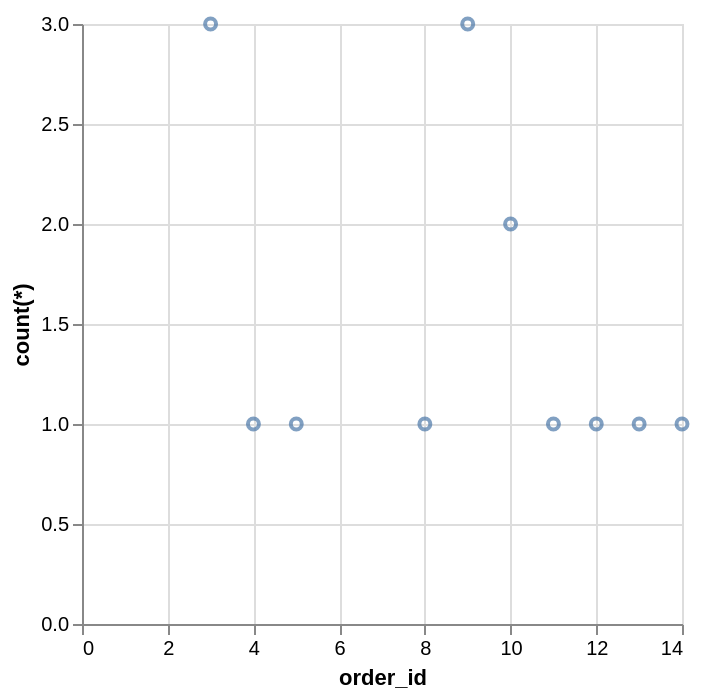

Here is the Vega-Lite specification saved for this chart:
### Vega-Lite specification from a JSON file in a GitHub repository (floating-point values rounded to 4 significant figures)
{"data": {"values": [{"x_data": 3, "y_data": 3}, {"x_data": 4, "y_data": 1}, {"x_data": 5, "y_data": 1}, {"x_data": 8, "y_data": 1}, {"x_data": 9, "y_data": 3}, {"x_data": 10, "y_data": 2}, {"x_data": 11, "y_data": 1}, {"x_data": 12, "y_data": 1}, {"x_data": 13, "y_data": 1}, {"x_data": 14, "y_data": 1}]}, "mark": "point", "encoding": {"x": {"field": "x_data", "type": "quantitative", "title": "order_id"}, "y": {"field": "y_data", "type": "quantitative", "title": "count(*)"}}}
